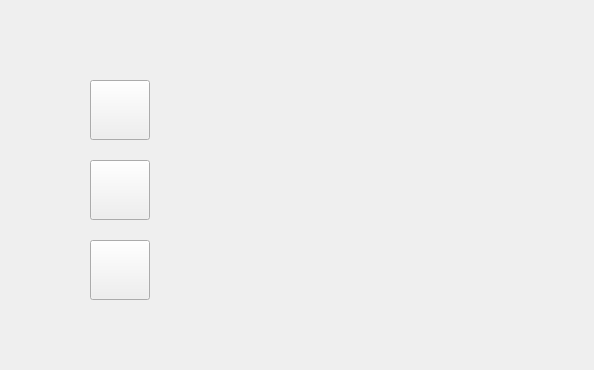
<?xml version="1.0" encoding="UTF-8"?>
<ui version="4.0">
 <class>MainWindowClass</class>
 <widget class="QMainWindow" name="MainWindowClass">
  <property name="geometry">
   <rect>
    <x>0</x>
    <y>0</y>
    <width>594</width>
    <height>370</height>
   </rect>
  </property>
  <property name="contextMenuPolicy">
   <enum>Qt::ActionsContextMenu</enum>
  </property>
  <property name="windowTitle">
   <string>Grafix</string>
  </property>
  <property name="styleSheet">
   <string notr="true">#centralWidget{background-image:url(':grafix/res/mainWindow/homepage.png');}
#editBtn{background-image:url(':grafix/res/mainWindow/editBtn.png');}
#collageBtn{background-image:url(':grafix/res/mainWindow/collageBtn.png');}
#batchBtn{background-image:url(':grafix/res/mainWindow/batchBtn.png');}</string>
  </property>
  <property name="toolButtonStyle">
   <enum>Qt::ToolButtonIconOnly</enum>
  </property>
  <widget class="QWidget" name="centralWidget">
   <property name="styleSheet">
    <string notr="true"/>
   </property>
   <widget class="QPushButton" name="editBtn">
    <property name="geometry">
     <rect>
      <x>90</x>
      <y>80</y>
      <width>60</width>
      <height>60</height>
     </rect>
    </property>
    <property name="styleSheet">
     <string notr="true"/>
    </property>
    <property name="text">
     <string/>
    </property>
   </widget>
   <widget class="QPushButton" name="collageBtn">
    <property name="geometry">
     <rect>
      <x>90</x>
      <y>160</y>
      <width>60</width>
      <height>60</height>
     </rect>
    </property>
    <property name="styleSheet">
     <string notr="true"/>
    </property>
    <property name="text">
     <string/>
    </property>
   </widget>
   <widget class="QPushButton" name="batchBtn">
    <property name="geometry">
     <rect>
      <x>90</x>
      <y>240</y>
      <width>60</width>
      <height>60</height>
     </rect>
    </property>
    <property name="styleSheet">
     <string notr="true"/>
    </property>
    <property name="text">
     <string/>
    </property>
   </widget>
  </widget>
 </widget>
 <layoutdefault spacing="6" margin="11"/>
 <resources>
  <include location="mainwindow.qrc"/>
 </resources>
 <connections/>
</ui>
